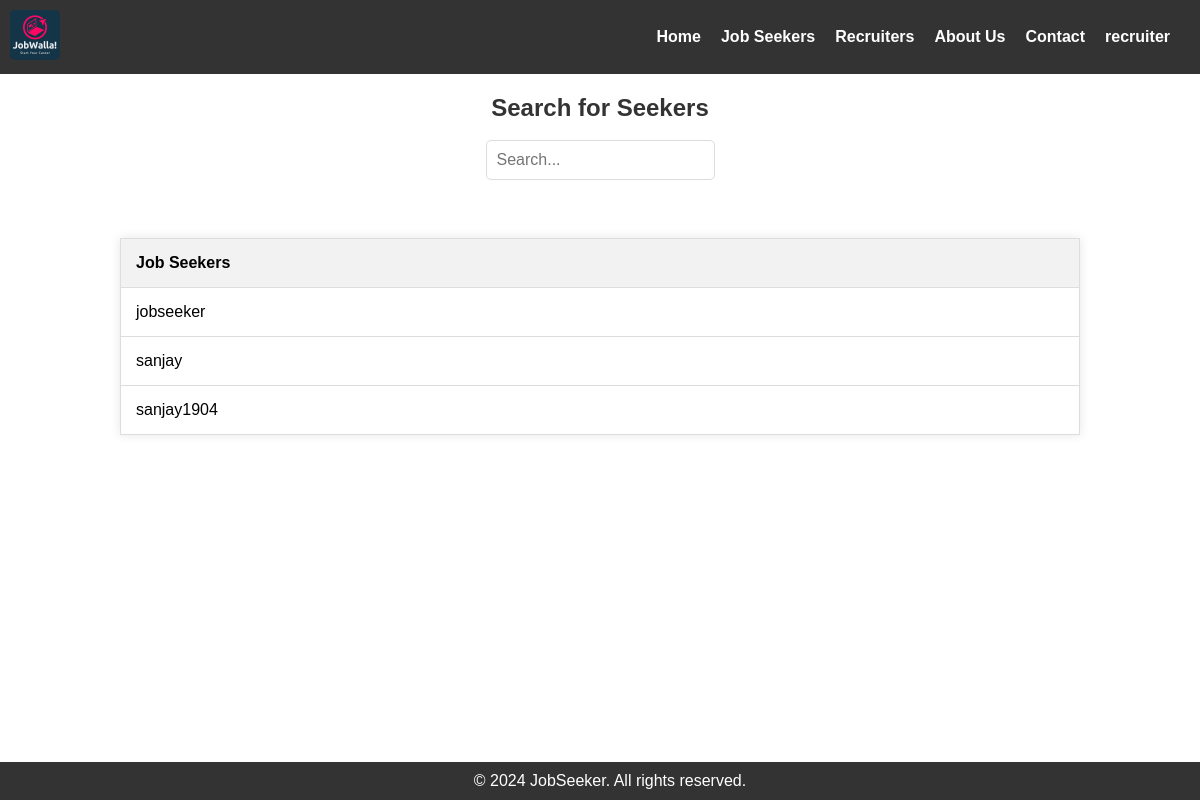
The page /viewUsers.php (signed in) on the database as committed earlier.
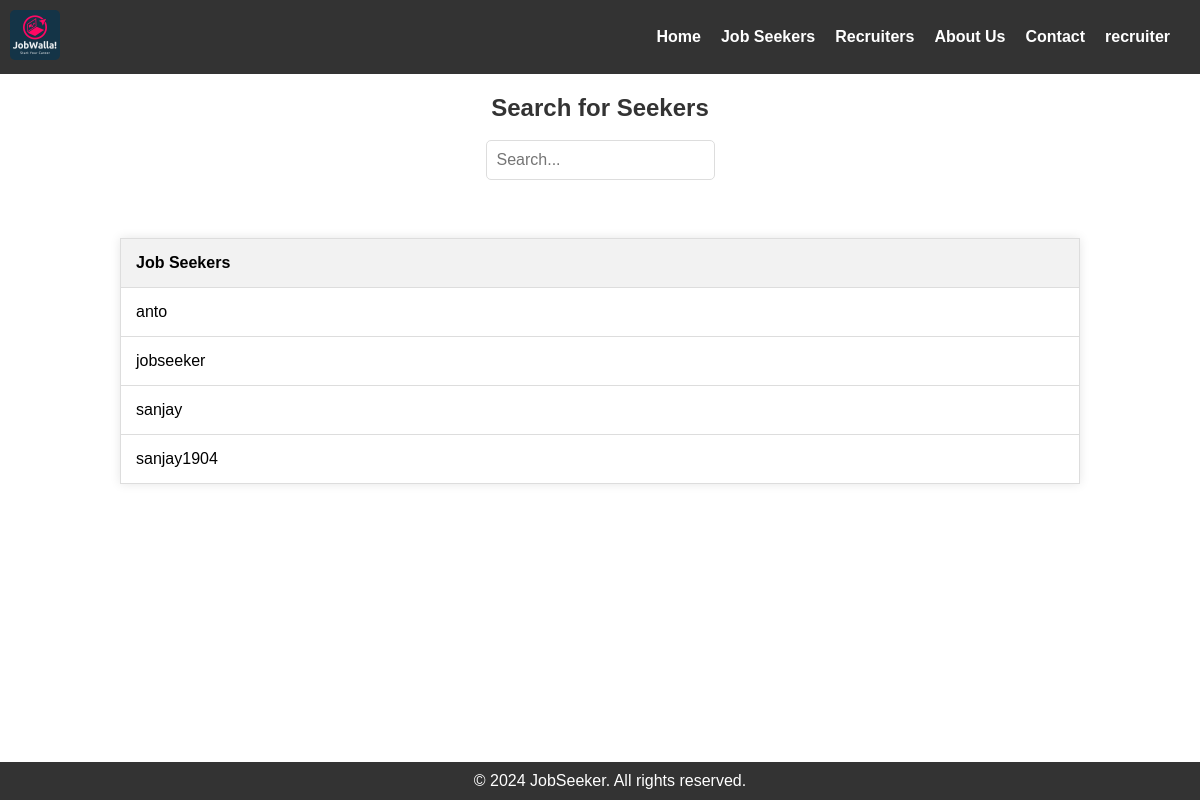
The same page on the database as committed later.
### tables this page shows
CREATE TABLE `jobseeker` (
  `name` varchar(100) NOT NULL,
  `username` varchar(100) NOT NULL,
  `email` varchar(100) NOT NULL,
  `password` varchar(100) NOT NULL,
  `category` varchar(100) NOT NULL
);

### viewUsers.php (the view, shortened to what this page needs)
<!DOCTYPE html>
<html lang="en">
<head>
</head>
<body><?php include "navBar.php"; ?><center>
<br>
<h2>Search for Seekers</h2>
<br>
<input type="text" id="searchInput" placeholder="Search...">
<br><br>
<table id="myTable">
    <thead>
        <tr>
            <th>Job Seekers</th>
        </tr>
    </thead>
    <tbody>
        <?php
        require "connection.php";
        $sql = "SELECT username FROM jobseeker";
        $result = $conn->query($sql);
        if ($result->num_rows > 0) {
            while ($row = $result->fetch_assoc()) {
                echo "<tr>";
                echo "<td>" . $row["username"] . "</td>";
                echo "</tr>";
            }
        } else {
            echo "<tr><td colspan='3'>No records found</td></tr>";
        }
        ?>
    </tbody>
</table>
</center>
<?php include "footer.php"; ?>
</body>
</html>

Rows that differ between the two databases and show on the page:
added jobseeker: username "anto"
